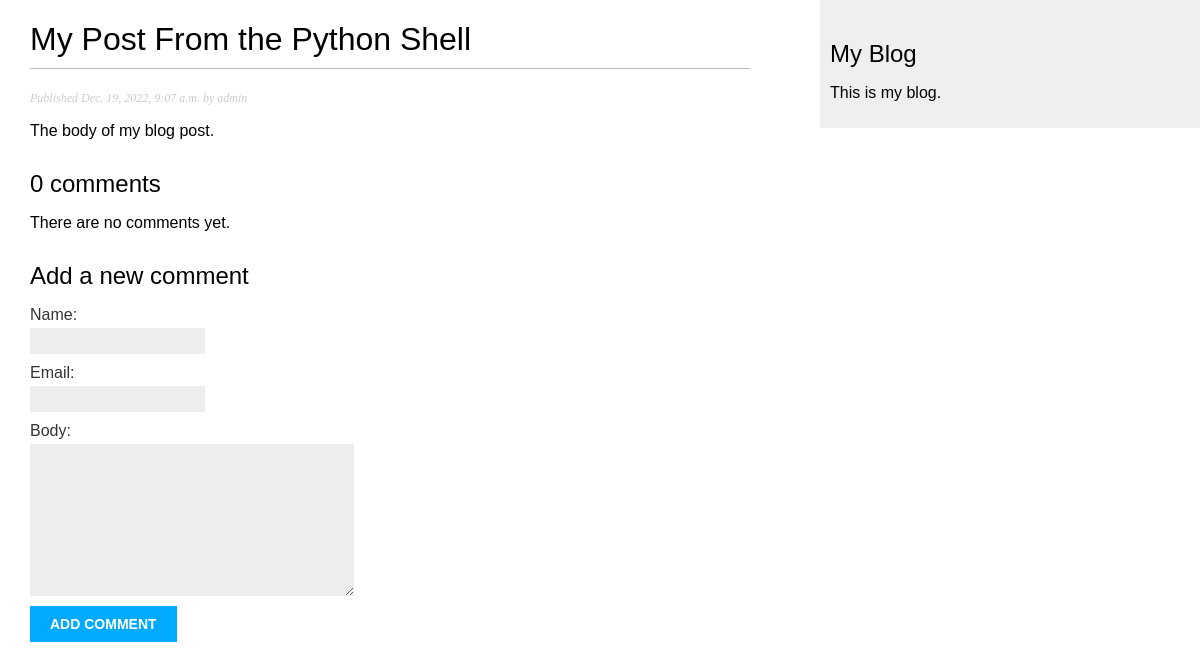
Page /blog/2022/12/19/python-shell/ on the committed database.
### blog/models.py (models this page shows, shortened)
class Post(models.Model):
    STATUS_CHOICES = (
        ('draft', 'Draft'),
        ('published', 'Published'),
    )
    title = models.CharField(max_length=250)
    slug = models.SlugField(max_length=250, unique_for_date='publish')
    author = models.ForeignKey(
        User, on_delete=models.CASCADE, related_name='blog_posts')
    body = models.TextField()
    publish = models.DateTimeField(default=timezone.now)
    created = models.DateTimeField(auto_now_add=True)
    updated = models.DateTimeField(auto_now=True)
    status = models.CharField(
        max_length=10, choices=STATUS_CHOICES, default='draft')
    objects = models.Manager()  # The default manager.
    published = PublishedManager()  # Our custom manager.
    tags = TaggableManager()  # page58
    class Meta:
        ordering = ('-publish',)

### blog/views.py (the view)
def post_detail(request, year, month, day, post):
    post = get_object_or_404(Post, slug=post,
                             status='published', publish__year=year, publish__month=month, publish__day=day)
    comments = post.comments.filter(active=True)
    new_comment = None
    if request.method == 'POST':
        comment_form = CommentForm(data=request.POST)
        if comment_form.is_valid():
            new_comment = comment_form.save(commit=False)
            new_comment.post = post
            new_comment.save()
    else:
        comment_form = CommentForm()
    return render(request, 'blog/post/detail.html', {'post': post, 'comments': comments,
                                                     'new_comment': new_comment,
                                                     'comment_form': comment_form})

### blog/forms.py
class CommentForm(forms.ModelForm): #page52
    class Meta:
        model = Comment
        fields = ('name', 'email', 'body')

### blog/templates/blog/post/detail.html (shortened to what this page needs)
{% extends 'blog/base.html' %}
{% block content%}
<h1>{{ post.title }}</h1>
<p class="date">
    Published {{ post.publish }} by {{ post.author }}
</p>
{{ post.body|linebreaks}}
{% with comments.count as total_comments %}
<h2>
    {{ total_comments }} comment{{ total_comments|pluralize }}
</h2>
{% endwith %}
{% for comment in comments %}
    <div class="comment">
        <p class='info'>
            Comment {{ forloop.counter }} by {{ comment.name }}
            {{ comment.created }}
        </p>
        {{ comment.body|linebreaks }}
    </div>
    {% empty %}
    <p>There are no comments yet.</p>
{% endfor %}
{% if new_comment %}
<h2>Your comment has been added.</h2>
{% else %}
<h2>Add a new comment</h2>
<form method='post'>
    {{ comment_form.as_p }}
    <p><input type='submit' value='Add comment'></p>
</form>
{% endif %}
{% endblock%}

### blog/static/css/blog.css (style rules this page uses)
body { margin:0; padding:0; font-family:helvetica, sans-serif; }
h1 { font-weight:normal; border-bottom:1px solid #bbb; padding:0 0 10px 0; }
h2 { font-weight:normal; margin:30px 0 0; }
p.date { color:#ccc; font-family: georgia, serif; font-size: 12px; font-style: italic; }
label { float:left; clear:both; color:#333; margin-bottom:4px; }
input, textarea { clear:both; float:left; margin:0 0 10px; background:#ededed; border:0; padding:6px 10px; font-size:12px; }
input[type=submit] { font-weight:bold; background:#00abff; color:#fff; padding:10px 20px; font-size:14px; text-transform:uppercase; }

### rows in the picture
Post: title "My Post From the Python Shell", publish "Dec. 19, 2022, 9:07 a.m.", author "admin", body "The body of my blog post."

### other values in the picture
{{ total_comments }} "0"
